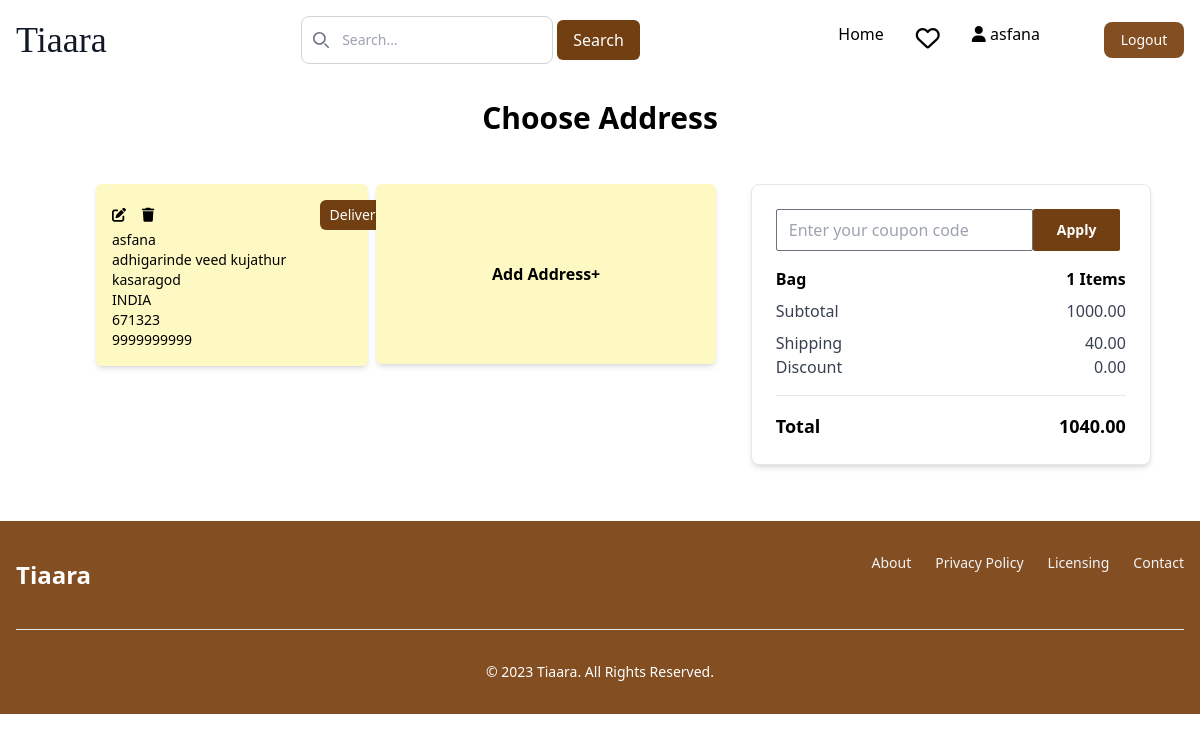
The page /cart/address/ (signed in) on the database its author committed.
### authentication/models.py (models this page shows, shortened)
class Custom_user(AbstractBaseUser, PermissionsMixin):
    email = models.EmailField(unique=True)
    password = models.CharField(max_length=50)
    otp = models.IntegerField(default=0000)
    otp_created_at = models.DateTimeField(auto_now=True)
    otp_expiry = models.DurationField(default=timezone.timedelta(minutes=1))
    is_active = models.BooleanField(default=True)
    is_verified = models.BooleanField(default=False)
    created_date = models.DateField(auto_now_add=True)
    name = models.CharField(max_length=50)
    date_of_birth = models.CharField(max_length=50)
    phone_Number = models.CharField(max_length=10)
    address = models.TextField()
    gender = models.CharField(max_length=10)
    is_staff = models.BooleanField(default=False)
    pro_pic = models.ImageField(upload_to="User/image/User")
    referal_code = models.CharField(max_length=12, unique=True, blank=True, null=True)
    USERNAME_FIELD = 'email'
    objects = CustomUserManager()

### cart/models.py (models this page shows, shortened)
class Address(models.Model):
    user=models.ForeignKey(Custom_user, on_delete=models.CASCADE, related_name='addresses')
    full_name=models.CharField(max_length=50, null=True, blank=True)
    address=models.TextField(null=True, blank=True)
    city=models.CharField(max_length=50,null=True, blank=True)
    country=models.CharField(max_length=50, null=True, blank=True)
    pincode=models.IntegerField(null=True, blank=True)
    phone_No=models.IntegerField(null=True, blank=True)

class Cart(models.Model):
    user = models.OneToOneField(Custom_user, on_delete=models.CASCADE)
    is_paid = models.BooleanField(default=False)
    total=models.DecimalField(max_digits=10,decimal_places=2, default=0)
    discnt=models.DecimalField(max_digits=10,decimal_places=2, default=0)
    total_quantity=models.IntegerField(default=0)
    shipping_charge=models.DecimalField(default=40, decimal_places=2, max_digits=10)
    grand_total=models.DecimalField(max_digits=10,decimal_places=2, default=0)
    def summarycart(self):
        cartitems = self.cartitem_set.all()
        t=sum(Decimal(item.variant.price) * item.quantity for item in cartitems)
        total = sum(Decimal(item.variant.discount_price) * item.quantity for item in cartitems)
        total_quantity = sum(item.quantity for item in cartitems)
        Grand_total = total + Decimal(self.shipping_charge)- Decimal(self.discnt)
        self.total = total
        self.grand_total = Grand_total
        self.total_quantity = total_quantity
        self.save()

### cart/views.py (the view)
# urls.py: path('address/',views.address_page,name="address"),
@login_required(login_url='login')
def address_page(request):
    user = request.user
    addresses=Address.objects.filter(user=user)
    cartitem=CartItem.objects.all()
    cart=Cart.objects.get(user=user)
    cart.summarycart()
    code=request.session.get('code')
    coupon = None
    try:
        coupon=Coupon.objects.get(code=code)
    except:
        if cartitem:
            return render(request, 'user/address.html', {'addresses': addresses, 'cart':cart, 'coupon':coupon})
        messages.error(request,"Your cart is empty. Add items to the cart before proceeding to the checkout.")
        return redirect('cart')
    return render(request, 'user/address.html', {'addresses': addresses, 'cart':cart, 'coupon':coupon})

### templates/user/address.html (shortened to what this page needs)
{% extends 'base.html' %}
{% block content %}
<div class="flex flex-wrap justify-center">
<body class="bg-white">
    <h1 class="text-3xl font-bold m-5"> Choose Address</h1>
    <div class="container mx-auto mt-5 p-2">
        <div class="flex flex-wrap">
            <div class="sm:w-full md:w-1/2 lg:w-1/3 xl:w-1/3" style="width:60%">
                <div class="flex space-x-2">
                    {% if addresses %}
                        {% for address in addresses %}
                        <div class="sm:w-full md:w-full lg:w-1/2 xl:w-2/3 mb-4 "  style="width:45%">
                            <div class="bg-yellow-100 p-4 rounded-md shadow-md text-sm md:w-90">
                                <div class="flex items-center space-x-4 align-items: flex-end">
                                    <a href="{% url 'get_address' address.id %}"><i class="fa fa-edit block text-black" type="button"></i></a>
                                    <a href="{% url 'remove_address' address.id %}"><i class="fa fa-trash"></i></a>
                                    <div class="sm:w-full md:w-full lg:w-1/2 xl:w-2/3">
                                    <a href="{% url 'cod' address.id %}">
                                        <button type="submit" class="bg-yellow-900 text-white text-sm rounded-md" style="height:30px; width:100px; margin-left: 150px;">
                                            Deliver Here
                                        </button>
                                    </a>
                                </div>
                                </div>
                                <p>{{address.full_name }}</p>
                                <p>{{ address.address }}</p>
                                <p>{{ address.city }}</p>
                                <p>{{ address.country }}</p>
                                <p>{{ address.pincode }}</p>
                                <p>{{ address.phone_No }}</p>
                            </div>
                        </div>
                        {% endfor %}
                    {% endif %}
                    <div class="sm:w-full md:w-1/2 lg:w-1/3 xl:w-1/3 mb-4">
                        <div class="bg-yellow-100 p-4 rounded-md shadow-md md:w-96" style="height:180px; width:340px; cursor: pointer; display: flex; flex-direction: column; align-items: center; justify-content: center;">
                            <p data-modal-target="popup-modal" data-modal-toggle="popup-modal" class="block text-black font-semibold py-2" type="button">
                                Add Address+
                            </p>
                        </div>
                    </div>
                </div>
            </div>
                <div class="sm:w-full md:w-1/2 lg:w-1/3 xl:w-1/3 mb-12">
                    <div class="bg-white p-6 rounded-lg border shadow-md" style="width:400px; margin-left:50px;">
                        <div class="mb-3">
                            <form method="post" action="{% url 'applycoupon' %}">
                                <div class="flex">
                                    <input class=" border rounded-sm" type="text" id="code" name="code" placeholder="Enter your coupon code">
                                    <button class="bg-yellow-900 px-6  text-white text-sm font-semibold rounded-sm " type="submit">Apply </button>
                                </div>
                            </form>
                        </div>
            <div class="mb-2 flex justify-between mt-4">
                <h2 class="text-black font-semibold"> Bag</h2>
                <h2 class="text-black font-semibold">{{ cart.total_quantity }} Items</h2>
            </div>
            <div class="mb-2 flex justify-between">
                <p class="text-gray-700">Subtotal</p>
                <p class="text-gray-700">{{ cart.total }}</p>
            </div>
            <div class="flex justify-between">
                <p class="text-gray-700">Shipping</p>
                <p class="text-gray-700">{{ cart.shipping_charge }}</p>
            </div>
            <div class="flex justify-between">
                <p class="text-gray-700">Discount</p>
                <p class="text-gray-700">{{ cart.discnt }}</p>
            </div>
            <hr class="my-4" />
            <div class="flex justify-between">
                <p class="text-lg font-bold">Total</p>
                <p class="text-lg font-bold">{{ cart.grand_total }}</p>
            </div>
        </div>
    </div>
</div>
</div>
</div>
</div>
</body>
{% endblock content%}

### templates/base.html (shortened to what this page needs)
{% load static %}
<!DOCTYPE html>
<head>
  <link rel="stylesheet" href="{% static 'css/styles.css' %}">
  <script src="https://cdn.tailwindcss.com"></script>
  <link href="https://cdnjs.cloudflare.com/ajax/libs/flowbite/2.2.0/flowbite.min.css" rel="stylesheet" />
  <link rel="stylesheet" href="https://cdnjs.cloudflare.com/ajax/libs/font-awesome/6.4.2/css/all.min.css">
  <link rel="stylesheet" href="https://cdnjs.cloudflare.com/ajax/libs/remixicon/3.5.0/remixicon.css"
 />
</head>
<body>
  <div style=" display: flex; flex-direction: column;">
</body>
<nav class=" bg-white ">
  <div class="max-w-screen-xl flex flex-wrap items-center justify-between mx-auto p-4">
    <a href="{% url 'home' %}" class="flex items-center space-x-3 rtl:space-x-reverse">
      <h1 class="font-serif self-center text-4xl text-gray-900 font-medium  ">Tiaara</h1>
    </a>
    <div class="relative hidden md:block">
      <div class="absolute inset-y-0 start-0 flex items-center ps-3 pointer-events-none">
      </div>
      <form method="POST" action="{% url 'search' %}">
        <div class="flex">
      <input type="text" id="search" name="search"
        class="block w-full p-2 ps-10 text-sm text-gray-900 border border-gray-300 rounded-lg bg-white  "
        placeholder="Search...">
        <button class="px-4 py-2 m-1 bg-yellow-900 text-white rounded-md" type="submit">Search</button>
        </form>
      </div>
    </div>
    <div class="hidden w-full md:block md:w-auto" id="navbar-solid-bg">
      <ul
        class="flex flex-col font-medium mt-4 rounded-lg bg-gray-50 md:space-x-8 rtl:space-x-reverse md:flex-row md:mt-0 md:border-0 md:bg-transparent dark:bg-gray-800 md:dark:bg-transparent dark:border-gray-700">
        <li>
          <a href="{% url 'home' %}"
            class="block py-2 px-3 md:p-0 text-black bg-black-700 rounded md:bg-transparent md:text-black-700 md:dark:text-black-500 dark:bg-brown-600 md:dark:bg-transparent text-brown"
            aria-current="page">Home</a>
        </li>
        {% if request.user.is_authenticated %}
        <li>
          <a href="{% url 'wishlist' %}">
            <i class="fa-regular fa-heart text-2xl relative">
            </i></a>
        </li>
      <li>
        <a href="{% url 'profile' %}"><i class="fa-solid fa-user fa-3xl"></i>
        <span>{{ request.user.name }}</span></a>
      </li>
        <li>
          <button type="button"
            class="text-white bg-[#844E23] w-20  focus:ring-4 focus:outline-none  font-medium rounded-lg text-sm px-4 py-2 text-center "><a
              href="{% url 'logout' %}" onclick="return confirm('Are you sure you want to Logout?')">Logout</a>
            </button>
        </li>
        {% endif %}
      </ul>
    </div>
</nav>
<div class=""  style="">
  {% block content %}
  {% endblock content %}
  <footer class="bg-[#844E23] ">
    <div class="w-full max-w-screen-xl mx-auto p-4 md:py-8">
      <div class="sm:flex sm:items-center sm:justify-between">
        <span class="self-center text-2xl font-semibold whitespace-nowrap text-white">Tiaara</span>
        <ul class="flex flex-wrap items-center mb-6 text-sm font-medium text-gray-100">
          <li>
            <a href="#" class="hover:underline me-4 md:me-6 ">About</a>
          </li>
          <li>
            <a href="#" class="hover:underline me-4 md:me-6 ">Privacy
              Policy</a>
          </li>
          <li>
            <a href="#" class="hover:underline me-4 md:me-6 ">Licensing</a>
          </li>
          <li>
            <a href="#" class="hover:underline ">Contact</a>
          </li>
        </ul>
      </div>
      <hr class="my-6 border-gray-200 sm:mx-auto dark:border-gray-700 lg:my-8" />
      <span class="block text-sm  sm:text-center text-white ">©
        2023 <a href="https://tiara.com/" class="hover:underline ">Tiaara</a>.
        All Rights Reserved.</span>
    </div>
  </footer>
</body>

### rows shown on the page
Custom_user: user.name "asfana"
Address: full_name "asfana", address "adhigarinde veed kujathur", city "kasaragod", country "INDIA", pincode "671323", phone_No "9999999999"
Cart: total_quantity "1", total "1000.00", shipping_charge "40.00", discnt "0.00", grand_total "1040.00"
